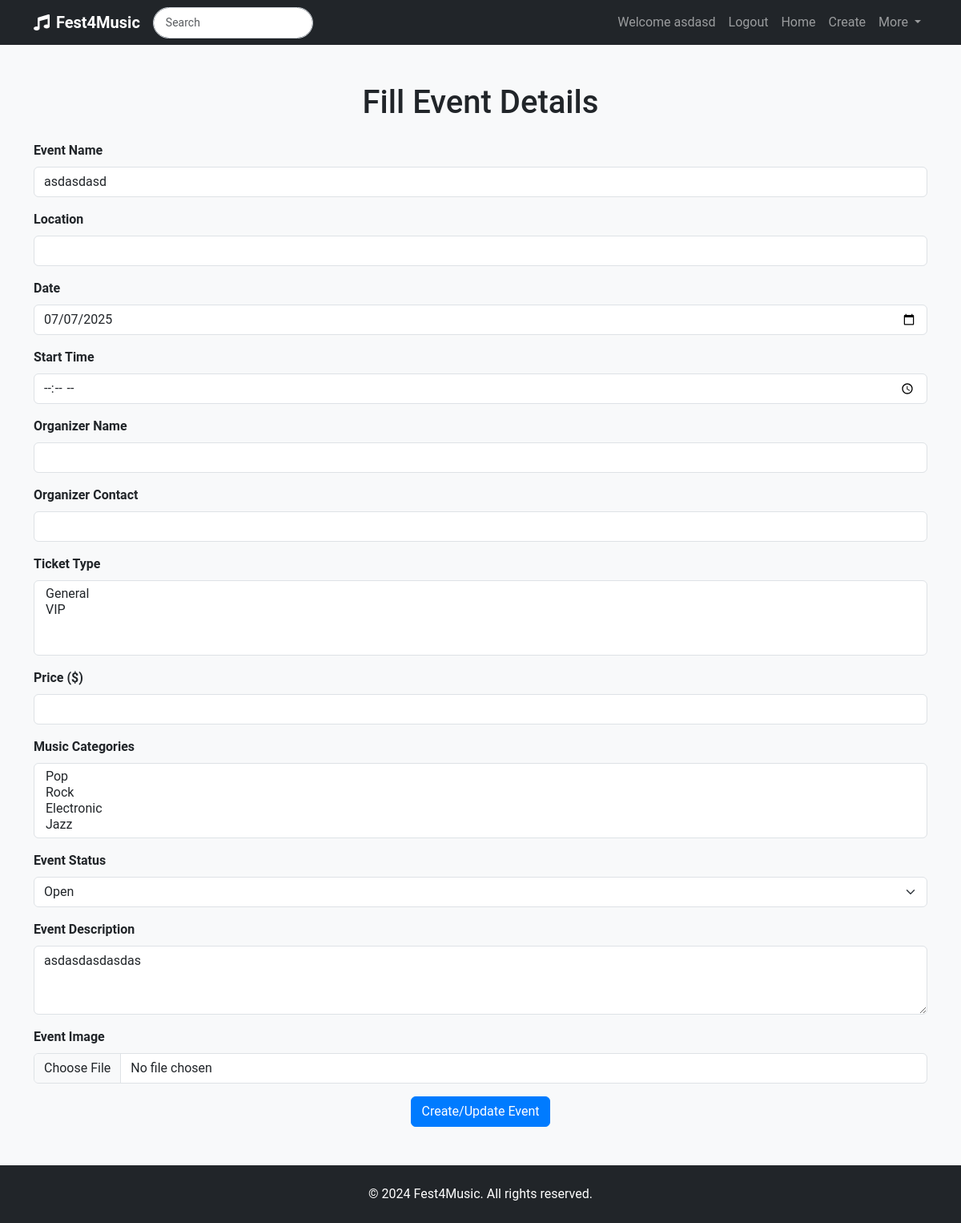
Page /event/edit/1 (signed in) on the earlier database version.
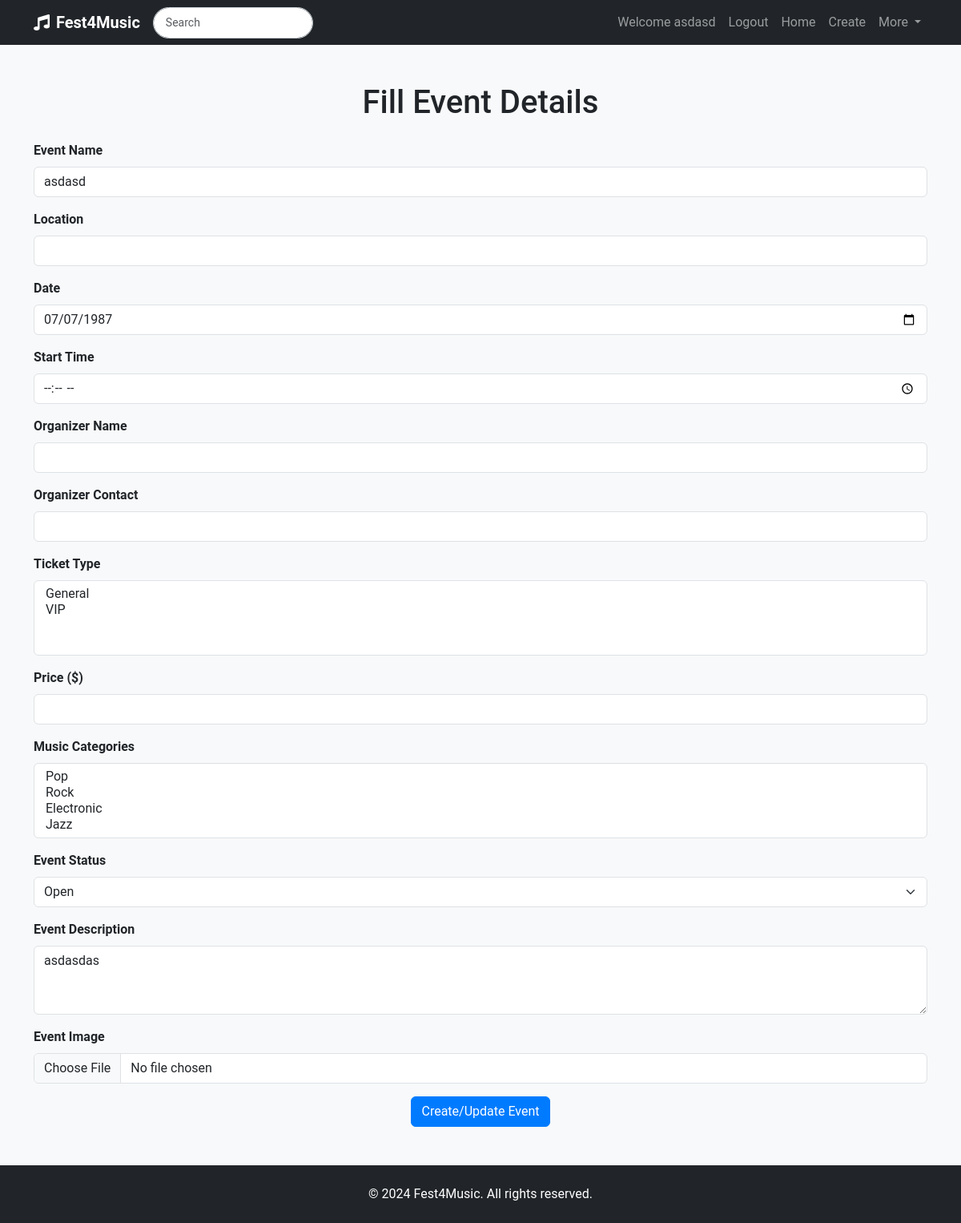
Same page on the later database version.
### website/models.py (models this page shows)
class Event(db.Model):
    id = db.Column(db.Integer, primary_key=True)
    title = db.Column(db.String(100), nullable=False)
    description = db.Column(db.Text)
    date = db.Column(db.Date, nullable=False)
    time = db.Column(db.Time, nullable=False)
    image = db.Column(db.String(400))
    venue = db.Column(db.String(400))
    status = db.Column(db.String(20), nullable=False)
    category = db.Column(db.String(50), nullable=False)
    price = db.Column(db.Integer)
    user_id = db.Column(db.Integer, db.ForeignKey('user.id'), nullable=False)
    comments = db.relationship('Comment', backref='event', lazy=True)

### website/views.py (the view, shortened to what this page needs)
@main_bp.route('/event/edit/<int:event_id>', methods=['GET', 'POST'])
@login_required
def edit_event(event_id):
    event = Event.query.get_or_404(event_id)
    if event.user_id != current_user.id:
        flash('You are not authorized to edit this event.', 'warning')
        return redirect(url_for('main.index'))
    form = EventForm(obj=event)
    return render_template('create.html', form=form, event_id=event_id)

### website/forms.py
class EventForm(FlaskForm):
    title = StringField('Event Name', validators=[DataRequired()])
    location = StringField('Location', validators=[DataRequired()])
    date = DateField('Date', validators=[DataRequired()])
    start_time = TimeField('Start Time', validators=[DataRequired()])
    organizer_name = StringField('Organizer Name', validators=[DataRequired()])
    organizer_contact = StringField('Organizer Contact', validators=[DataRequired()])
    ticket_type = SelectMultipleField('Ticket Type', choices=[('general', 'General'), ('vip', 'VIP')],coerce=str)
    ticket_price = StringField('Price ($)', validators=[DataRequired()])
    music_categories = SelectMultipleField('Music Categories', choices=[
        ('pop', 'Pop'), ('rock', 'Rock'), ('electronic', 'Electronic'), ('jazz', 'Jazz')
    ], coerce=str)
    description = TextAreaField('Event Description', validators=[DataRequired()])
    image = FileField('Event Image', validators=[DataRequired()])
    status = SelectField('Event Status', choices=[('Open', 'Open'), ('Inactive', 'Inactive'), ('Sold Out', 'Sold Out'), ('Cancelled', 'Cancelled')], validators=[DataRequired()])
    submit = SubmitField('Create/Update Event')

### website/templates/create.html (shortened to what this page needs)
{% extends 'base.html' %}
{% block content %}
<div class="container my-5">
    <h1 class="text-center mb-4">Fill Event Details</h1>
    <form method="post" enctype="multipart/form-data">
        <div class="mb-3">
            {{ form.title.label(class="form-label") }}
            {{ form.title(class="form-control") }}
        </div>
        <div class="mb-3">
            {{ form.location.label(class="form-label") }}
            {{ form.location(class="form-control") }}
        </div>
        <div class="mb-3">
            {{ form.date.label(class="form-label") }}
            {{ form.date(class="form-control") }}
        </div>
        <div class="mb-3">
            {{ form.start_time.label(class="form-label") }}
            {{ form.start_time(class="form-control") }}
        </div>
        <div class="mb-3">
            {{ form.organizer_name.label(class="form-label") }}
            {{ form.organizer_name(class="form-control") }}
        </div>
        <div class="mb-3">
            {{ form.organizer_contact.label(class="form-label") }}
            {{ form.organizer_contact(class="form-control") }}
        </div>
        <div class="mb-3">
            {{ form.ticket_type.label(class="form-label") }}
            {{ form.ticket_type(class="form-select") }}
        </div>
        <div class="mb-3">
            {{ form.ticket_price.label(class="form-label") }}
            {{ form.ticket_price(class="form-control") }}
        </div>
        <div class="mb-3">
            {{ form.music_categories.label(class="form-label") }}
            {{ form.music_categories(class="form-control") }}
        </div>
        <div class="mb-3">
            {{ form.status.label(class="form-label") }}
            {{ form.status(class="form-select") }}
        </div>
        <div class="mb-3">
            {{ form.description.label(class="form-label") }}
            {{ form.description(class="form-control", rows="3") }}
        </div>
        <div class="mb-3">
            {{ form.image.label(class="form-label") }}
            {{ form.image(class="form-control") }}
        </div>
        <div class="text-center">
            {{ form.submit(class="btn btn-primary") }}
        </div>
    </form>
</div>
{% endblock %}

Differences in the rows shown:
changed Event "Open": title "asdasdasd" → "asdasd"; date "07/07/2025" → "07/07/1987"; description "asdasdasdasdas" → "asdasdas"
